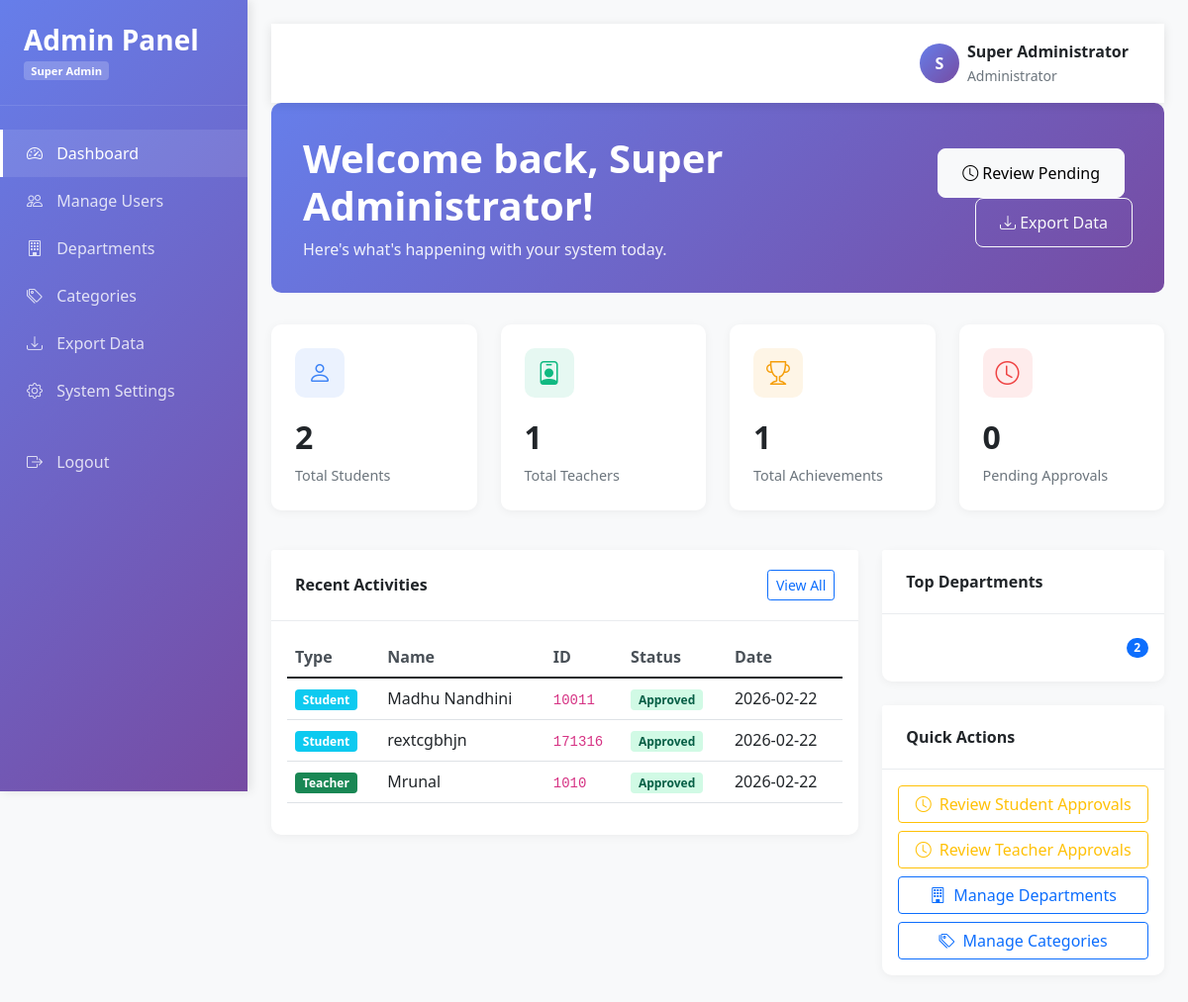
The page /admin/dashboard (signed in) on the database its author committed.
### tables this page shows
CREATE TABLE student (
            student_name TEXT NOT NULL,
            student_id TEXT PRIMARY KEY,
            email TEXT UNIQUE NOT NULL,
            phone_number TEXT,
            password TEXT NOT NULL,
            student_gender TEXT,
            student_dept TEXT
        , profile_picture TEXT, is_approved BOOLEAN DEFAULT 1, created_at TIMESTAMP);

### app.py (the view)
@app.route("/admin/dashboard")
@admin_required
def admin_dashboard():
    connection = sqlite3.connect(DB_PATH)
    connection.row_factory = sqlite3.Row
    cursor = connection.cursor()
    cursor.execute("SELECT COUNT(*) FROM student")
    total_students = cursor.fetchone()[0]
    cursor.execute("SELECT COUNT(*) FROM teacher")
    total_teachers = cursor.fetchone()[0]
    cursor.execute("SELECT COUNT(*) FROM achievements")
    total_achievements = cursor.fetchone()[0]
    cursor.execute("SELECT COUNT(*) FROM student WHERE is_approved = 0")
    pending_student_approvals = cursor.fetchone()[0]
    cursor.execute("SELECT COUNT(*) FROM teacher WHERE is_approved = 0")
    pending_teacher_approvals = cursor.fetchone()[0]
    cursor.execute("""
        SELECT type, name, id, is_approved, created_at FROM (
            SELECT 'student' as type, student_name as name, student_id as id, is_approved, created_at
            FROM student
            ORDER BY created_at DESC
            LIMIT 5
        )
        UNION ALL
        SELECT type, name, id, is_approved, created_at FROM (
            SELECT 'teacher' as type, teacher_name as name, teacher_id as id, is_approved, created_at
            FROM teacher
            ORDER BY created_at DESC
            LIMIT 5
        )
        ORDER BY created_at DESC
        LIMIT 10
    """)
    recent_activities = cursor.fetchall()
    cursor.execute("""
        SELECT student_dept, COUNT(*) as count
        FROM student
        WHERE student_dept IS NOT NULL AND student_dept != ''
        GROUP BY student_dept
        ORDER BY count DESC
        LIMIT 5
    """)
    dept_stats = cursor.fetchall()
    connection.close()
    stats = {
        "total_students": total_students,
        "total_teachers": total_teachers,
        "total_achievements": total_achievements,
        "pending_student_approvals": pending_student_approvals,
        "pending_teacher_approvals": pending_teacher_approvals,
    }
    return render_template(
        "admin_dashboard.html",
        stats=stats,
        recent_activities=recent_activities,
        dept_stats=dept_stats,
        admin_name=session.get("admin_name"),
        is_superuser=session.get("is_superuser", False)
    )

### app.py (called while the page is built)
@app.context_processor
def inject_firebase_config():
    if FIREBASE_AVAILABLE:
        return dict(firebase_config=get_firebase_config())
    else:
        return dict(firebase_config=DEFAULT_FIREBASE_CONFIG)

@app.context_processor
def inject_csrf():
    return {"csrf_token": lambda: ""}

def admin_required(f):
    from functools import wraps
    @wraps(f)
    def decorated_function(*args, **kwargs):
        if not session.get("logged_in") or not session.get("admin_id"):
            return redirect(url_for("home"))
        return f(*args, **kwargs)
    return decorated_function

### firebase_config.py (called while the page is built)
def get_firebase_config():
    return FIREBASE_CONFIG

### templates/admin_dashboard.html (shortened to what this page needs)
<!DOCTYPE html>
<html lang="en">
<head>
    <link href="https://cdn.jsdelivr.net/npm/bootstrap@5.1.3/dist/css/bootstrap.min.css" rel="stylesheet">
    <link rel="stylesheet" href="https://cdn.jsdelivr.net/npm/bootstrap-icons@1.8.1/font/bootstrap-icons.css">
</head>
<body>
    <div class="sidebar">
        <div class="sidebar-header d-flex align-items-center">
            <div>
                <h3>Admin Panel</h3>
                <span class="badge">{{ 'Super Admin' if is_superuser else 'Admin' }}</span>
            </div>
        </div>
        <ul class="nav flex-column mt-4">
            <li class="nav-item">
                <a class="nav-link active" href="{{ url_for('admin_dashboard') }}">
                    <i class="bi bi-speedometer2"></i> Dashboard
                </a>
            </li>
            <li class="nav-item">
                <a class="nav-link" href="{{ url_for('admin_users') }}?type=students">
                    <i class="bi bi-people"></i> Manage Users
                </a>
            </li>
            <li class="nav-item">
                <a class="nav-link" href="{{ url_for('admin_departments') }}">
                    <i class="bi bi-building"></i> Departments
                </a>
            </li>
            <li class="nav-item">
                <a class="nav-link" href="{{ url_for('admin_categories') }}">
                    <i class="bi bi-tags"></i> Categories
                </a>
            </li>
            <li class="nav-item">
                <a class="nav-link" href="{{ url_for('admin_export') }}?type=students">
                    <i class="bi bi-download"></i> Export Data
                </a>
            </li>
            {% if is_superuser %}
            <li class="nav-item">
                <a class="nav-link" href="#">
                    <i class="bi bi-gear"></i> System Settings
                </a>
            </li>
            {% endif %}
            <li class="nav-item mt-4">
                <a class="nav-link" href="{{ url_for('admin_logout') }}">
                    <i class="bi bi-box-arrow-right"></i> Logout
                </a>
            </li>
        </ul>
    </div>
    <div class="main-content">
        <nav class="navbar navbar-expand-lg">
            <div class="container-fluid">
                <div class="d-flex align-items-center ms-auto">
                    <div class="user-avatar me-2">
                        {{ admin_name[0] if admin_name else 'A' }}
                    </div>
                    <div>
                        <div class="fw-bold">{{ admin_name }}</div>
                        <small class="text-muted">Administrator</small>
                    </div>
                </div>
            </div>
        </nav>
        <div class="welcome-card">
            <div class="row align-items-center">
                <div class="col-md-8">
                    <h1>Welcome back, {{ admin_name }}!</h1>
                    <p>Here's what's happening with your system today.</p>
                </div>
                <div class="col-md-4 text-end">
                    <div class="quick-actions">
                        <a href="{{ url_for('admin_users') }}?type=students&status=pending" class="btn btn-light me-2">
                            <i class="bi bi-clock"></i> Review Pending
                        </a>
                        <a href="{{ url_for('admin_export') }}" class="btn btn-outline-light">
                            <i class="bi bi-download"></i> Export Data
                        </a>
                    </div>
                </div>
            </div>
        </div>
        <div class="row mb-4">
            <div class="col-md-3 mb-3">
                <div class="stat-card stat-students">
                    <div class="stat-icon">
                        <i class="bi bi-person"></i>
                    </div>
                    <div class="stat-number">{{ stats.total_students }}</div>
                    <div class="stat-label">Total Students</div>
                </div>
            </div>
            <div class="col-md-3 mb-3">
                <div class="stat-card stat-teachers">
                    <div class="stat-icon">
                        <i class="bi bi-person-badge"></i>
                    </div>
                    <div class="stat-number">{{ stats.total_teachers }}</div>
                    <div class="stat-label">Total Teachers</div>
                </div>
            </div>
            <div class="col-md-3 mb-3">
                <div class="stat-card stat-achievements">
                    <div class="stat-icon">
                        <i class="bi bi-trophy"></i>
                    </div>
                    <div class="stat-number">{{ stats.total_achievements }}</div>
                    <div class="stat-label">Total Achievements</div>
                </div>
            </div>
            <div class="col-md-3 mb-3">
                <div class="stat-card stat-pending">
                    <div class="stat-icon">
                        <i class="bi bi-clock"></i>
                    </div>
                    <div class="stat-number">{{ stats.pending_student_approvals + stats.pending_teacher_approvals }}</div>
                    <div class="stat-label">Pending Approvals</div>
                </div>
            </div>
        </div>
        <div class="row">
            <div class="col-lg-8 mb-4">
                <div class="card">
                    <div class="card-header d-flex justify-content-between align-items-center">
                        <span>Recent Activities</span>
                        <a href="{{ url_for('admin_users') }}" class="btn btn-sm btn-outline-primary">View All</a>
                    </div>
                    <div class="card-body">
                        <div class="table-responsive">
                            <table class="table table-hover">
                                <thead>
                                    <tr>
                                        <th>Type</th>
                                        <th>Name</th>
                                        <th>ID</th>
                                        <th>Status</th>
                                        <th>Date</th>
                                    </tr>
                                </thead>
                                <tbody>
                                    {% for activity in recent_activities %}
                                    <tr>
                                        <td>
                                            <span class="badge {% if activity.type == 'student' %}bg-info{% else %}bg-success{% endif %}">
                                                {{ activity.type|title }}
                                            </span>
                                        </td>
                                        <td>{{ activity.name }}</td>
                                        <td><code>{{ activity.id }}</code></td>
                                        <td>
                                            <span class="badge {% if activity.is_approved %}badge-approved{% else %}badge-pending{% endif %}">
                                                {{ 'Approved' if activity.is_approved else 'Pending' }}
                                            </span>
                                        </td>
                                        <td>{{ activity.created_at[:10] }}</td>
                                    </tr>
                                    {% endfor %}
                                </tbody>
                            </table>
                        </div>
                    </div>
                </div>
            </div>
            <div class="col-lg-4 mb-4">
                <div class="card">
                    <div class="card-header">
                        <span>Top Departments</span>
                    </div>
                    <div class="card-body">
                        <div class="list-group list-group-flush">
                            {% for dept in dept_stats %}
                            <div class="list-group-item d-flex justify-content-between align-items-center border-0 px-0 py-2">
                                <span class="badge bg-primary rounded-pill">{{ dept.count }}</span>
                            </div>
                            {% endfor %}
                        </div>
                    </div>
                </div>
                <div class="card mt-4">
                    <div class="card-header">
                        <span>Quick Actions</span>
                    </div>
                    <div class="card-body">
                        <div class="d-grid gap-2">
                            <a href="{{ url_for('admin_users') }}?type=students&status=pending" class="btn btn-outline-warning">
                                <i class="bi bi-clock me-2"></i>Review Student Approvals
                            </a>
                            <a href="{{ url_for('admin_users') }}?type=teachers&status=pending" class="btn btn-outline-warning">
                                <i class="bi bi-clock me-2"></i>Review Teacher Approvals
                            </a>
                            <a href="{{ url_for('admin_departments') }}" class="btn btn-outline-primary">
                                <i class="bi bi-building me-2"></i>Manage Departments
                            </a>
                            <a href="{{ url_for('admin_categories') }}" class="btn btn-outline-primary">
                                <i class="bi bi-tags me-2"></i>Manage Categories
                            </a>
                        </div>
                    </div>
                </div>
            </div>
        </div>
    </div>
</body>
</html>

### templates/admin_dashboard.html (style rules this page uses)
:root { --primary-color: #667eea; --secondary-color: #764ba2; --success-color: #10b981; --warning-color: #f59e0b; --danger-color: #ef4444; --info-color: #3b82f6; }
body { background-color: #f8f9fa; font-family: 'Segoe UI', Tahoma, Geneva, Verdana, sans-serif; }
.sidebar { background: linear-gradient(135deg, var(--primary-color) 0%, var(--secondary-color) 100%); color: white; min-height: 100vh; position: fixed; width: 250px; transition: all 0.3s; box-shadow: 3px 0 10px rgba(0,0,0,0.1); }
.sidebar-header { padding: 1.5rem; border-bottom: 1px solid rgba(255,255,255,0.1); }
.sidebar-header h3 { margin: 0; font-weight: 600; }
.sidebar-header .badge { background: rgba(255,255,255,0.2); font-size: 0.7rem; }
.nav-link { color: rgba(255,255,255,0.8); padding: 0.75rem 1.5rem; border-left: 3px solid transparent; transition: all 0.3s; }
.nav-link:hover, .nav-link.active { color: white; background: rgba(255,255,255,0.1); border-left-color: white; }
.nav-link i { width: 20px; margin-right: 10px; }
.main-content { margin-left: 250px; padding: 1.5rem; transition: all 0.3s; }
.navbar { background: white; box-shadow: 0 2px 10px rgba(0,0,0,0.1); padding: 1rem 1.5rem; }
.stat-card { background: white; border-radius: 10px; padding: 1.5rem; box-shadow: 0 2px 10px rgba(0,0,0,0.05); transition: transform 0.3s; border: none; }
.stat-icon { width: 50px; height: 50px; border-radius: 10px; display: flex; align-items: center; justify-content: center; font-size: 1.5rem; margin-bottom: 1rem; }
.stat-students .stat-icon { background: rgba(59, 130, 246, 0.1); color: var(--info-color); }
.stat-teachers .stat-icon { background: rgba(16, 185, 129, 0.1); color: var(--success-color); }
.stat-achievements .stat-icon { background: rgba(245, 158, 11, 0.1); color: var(--warning-color); }
.stat-pending .stat-icon { background: rgba(239, 68, 68, 0.1); color: var(--danger-color); }
.stat-number { font-size: 2rem; font-weight: 700; margin-bottom: 0.25rem; }
.stat-label { color: #6c757d; font-size: 0.9rem; }
.card { border: none; box-shadow: 0 2px 10px rgba(0,0,0,0.05); border-radius: 10px; }
.card-header { background: white; border-bottom: 1px solid #e9ecef; padding: 1.25rem 1.5rem; font-weight: 600; }
.table th { border-top: none; font-weight: 600; color: #495057; }
.badge-approved { background: #d1fae5; color: #065f46; }
.user-avatar { width: 40px; height: 40px; border-radius: 50%; background: linear-gradient(135deg, var(--primary-color), var(--secondary-color)); color: white; display: flex; align-items: center; justify-content: center; font-weight: 600; }
.welcome-card { background: linear-gradient(135deg, var(--primary-color) 0%, var(--secondary-color) 100%); color: white; border-radius: 10px; padding: 2rem; margin-bottom: 2rem; }
.welcome-card h1 { font-weight: 700; margin-bottom: 0.5rem; }
.welcome-card p { opacity: 0.9; margin-bottom: 0; }
.quick-actions .btn { border-radius: 8px; padding: 0.75rem 1.5rem; font-weight: 500; }

### rows shown on the page
student: type "Student", name "Madhu Nandhini", id "10011", is_approved "Approved", created_at "2026-02-22"
student: type "Student", name "rextcgbhjn", id "171316", is_approved "Approved", created_at "2026-02-22"

### other values the page prints
{{ 'Super Admin' if is_superuser else 'Admin' }} "Super Admin"
{{ admin_name[0] if admin_name else 'A' }} "S"
{{ admin_name }} "Super Administrator"
{{ stats.total_students }} "2"
{{ stats.total_teachers }} "1"
{{ stats.total_achievements }} "1"
{{ stats.pending_student_approvals + stats.pending_teacher_approvals }} "0"
{{ activity.type|title }} "Teacher"
{{ activity.name }} "Mrunal"
{{ activity.id }} "1010"
{{ 'Approved' if activity.is_approved else 'Pending' }} "Approved"
{{ activity.created_at[:10] }} "2026-02-22"
{{ dept.count }} "2"
